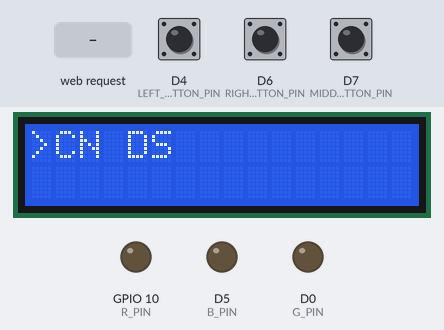
Recording of a sketch running on a simulated ESP8266 (NodeMCU). Parts: 16×2 character LCD, output pins drawn as LEDs (lit = HIGH). The inputs (shaded band) are chosen by the test bench; at power-on: D4 (LEFT_BUTTON_PIN) HIGH, D7 (MIDDLE_BUTTON_PIN) HIGH, D6 (RIGHT_BUTTON_PIN) HIGH. What the sketch prints to the serial monitor is not drawn.

Above: at 3.2 s.
3.3 s: D4 (LEFT_BUTTON_PIN) pulled LOW for 0.15 s
At 4.1 s:
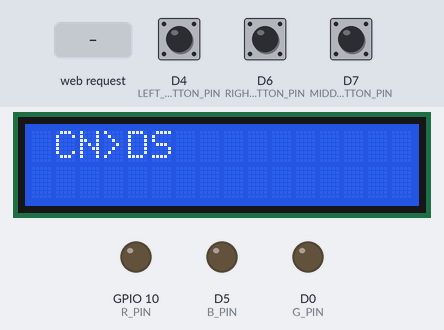
4.9 s: D7 (MIDDLE_BUTTON_PIN) pulled LOW for 0.15 s
At 5.4 s:
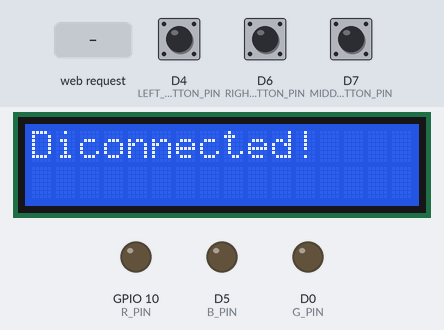
8.0 s: HTTP request GET /red received
At 8.7 s:
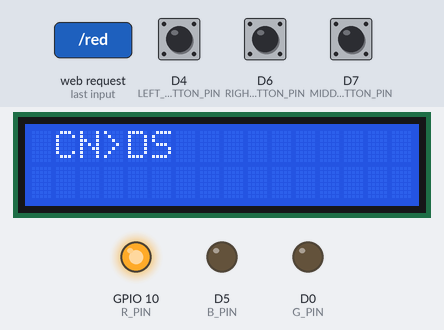
9.5 s: HTTP request GET /green received
At 10.5 s:
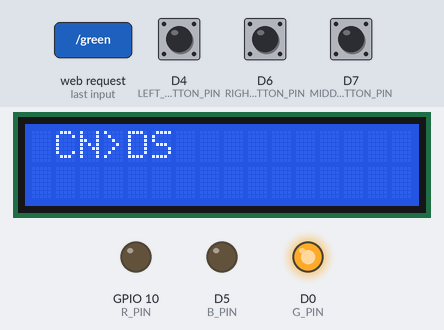
11.0 s: HTTP request GET /blue received
At 12.2 s:
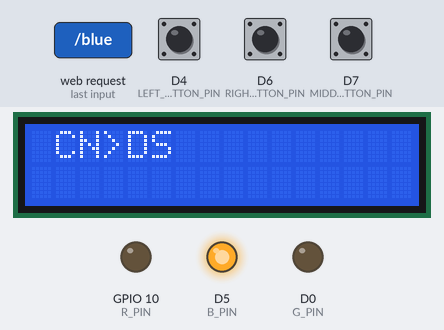
12.5 s: D4 (LEFT_BUTTON_PIN) pulled LOW for 1 s
At 12.8 s:
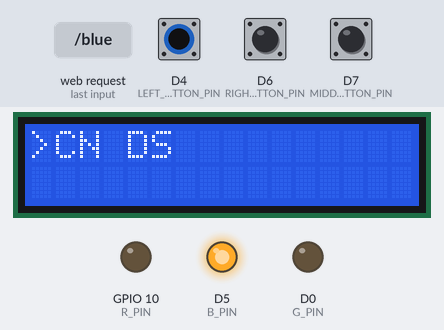
Timing chart, 0 to 15.5 s (numbered marks = the images above; inputs shaded):
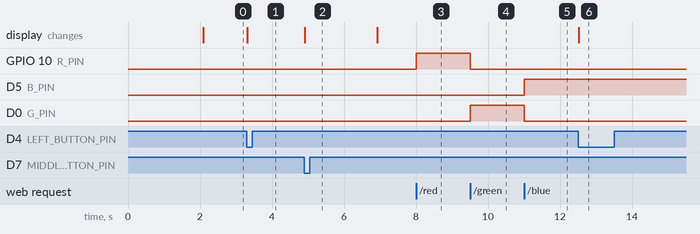

Measured:
- after the input at 3.3 s, the display: changes at once (image 1)
- after the input at 4.9 s, the display: changes at once (image 2)
- after the input at 8.0 s, GPIO 10 (R_PIN): LOW → HIGH at once
- after the input at 9.5 s, GPIO 10 (R_PIN): HIGH → LOW at once; D0 (G_PIN): LOW → HIGH at once
- after the input at 11.0 s, D5 (B_PIN): LOW → HIGH at once; D0 (G_PIN): HIGH → LOW at once
- after the input at 12.5 s, the display: changes at once (image 6)

The sketch:

cb.ino
```cpp
#include <LiquidCrystal_I2C.h>
#include <ESP8266WiFi.h>
#include <ESP8266WebServer.h>
#include <string.h>
#include <GyverButton.h>
#include <math.h>

using namespace std;

LiquidCrystal_I2C lcd(0x27,16,2);  // set the LCD address to 0x3F for a 16 chars and 2 line display

#define MAIN_PAGE "<!DOCTYPE html> <html lang='en'> <head> <meta charset='UTF-8'> <meta http-equiv='X-UA-Compatible' content='IE=edge'> <meta name='viewport' content='width=device-width, initial-scale=1.0'> <title>Коммандный блок</title> <script defer> function getStatus() { const responseElement = document.getElementsByClassName('status'); console.log(responseElement[0]); fetch('/msg_read_status') .then(response => response.text()) .then(data => responseElement[0].innerHTML = data) .catch(error => console.error(error)); setTimeout(getStatus, 3000); } getStatus(); </script> </head> <body> <main> <fieldset> <legend> <h1>Панель управления коммандным блоком</h1> </legend> <form method='get'> <button type='submit' formaction='/no_color'>Ничего</button> <button type='submit' formaction='/red'>Красный</button> <button type='submit' formaction='/green'>Зелёный</button> <button type='submit' formaction='/blue'>Синий</button> </form> <br> <form action='/send_msg'> <input type='text' name='msg' id='msg'> <button type='submit'>Отправить сообщение</button> <p class='status'></p> </form> </fieldset> </main> </body> </html>"

#define SSID "NN 75"
#define PASSWORD "33101500"

#define MAIN_MENU_OPTION_AMOUNT 2

#define MENU_MILLIS_INTERVAL 50

#define LEFT_BUTTON_PIN D4
#define MIDDLE_BUTTON_PIN D7
#define RIGHT_BUTTON_PIN D6

#define R_PIN 10
#define G_PIN D0
#define B_PIN D5

GButton leftButton(LEFT_BUTTON_PIN);
GButton middleButton(MIDDLE_BUTTON_PIN);
GButton rightButton(RIGHT_BUTTON_PIN);

bool isTryingToConnectToWiFi = false;
bool ipWasDisplayed = false;

unsigned short menuIndex = 0;

unsigned long previousMenuMillis = 0;  // variable to store the previous millis() value

String msg_status = "Ваше сообщение не прочтано";

IPAddress local_IP(192,168,1,1);
IPAddress gateway(192,168,1,1);
IPAddress subnet(255,255,255,0);

String mainMenuOptions[MAIN_MENU_OPTION_AMOUNT] = {
  "CN",
  "DS"
  // "CR",
  // "RM"
};

ESP8266WebServer server(80);

void setup() {
  Serial.begin(9600);

  pinMode(R_PIN, OUTPUT);
  pinMode(G_PIN, OUTPUT);
  pinMode(B_PIN, OUTPUT);

  lcd.init();
  lcd.clear();
  lcd.backlight();      // Make sure backlight is on

  lcd.setCursor(2, 0);   //Set cursor to character 2 on line 0
  lcd.print("Welcome!");
  delay(2000);
  lcd.clear();
  // WiFiConnect();

  server.on("/", handleIndex);
  server.on("/msg_read_status", handleMSGStatus);
  server.on("/send_msg", handleSendMessage);
  server.on("/no_color", handleNoColor);
  server.on("/red", handleRed);
  server.on("/green", handleGreen);
  server.on("/blue", handleBlue);
  server.onNotFound(handleNotFound);

  server.begin();
}

void loop() {
  server.handleClient();

  leftButton.tick();
  middleButton.tick();
  rightButton.tick();

  if (WiFi.status() == WL_CONNECTED && !ipWasDisplayed) {
    ipWasDisplayed = true;
    lcd.clear();

    lcd.print(WiFi.localIP());
    delay(5000);
    lcd.clear();
  }
  if (millis() - previousMenuMillis >= MENU_MILLIS_INTERVAL) {
      displayMenu();

    // reset the previousMillis variable
    previousMenuMillis = millis();
  }

  handleMenu();
}

void WiFiConnect() {
  WiFi.begin(SSID, PASSWORD);
  ipWasDisplayed = false;
  isTryingToConnectToWiFi = true;
}

void WiFiDisconnect() {
  WiFi.disconnect();
  lcd.clear();
  lcd.print("Diconnected!");
  delay(2000);
  lcd.clear();
}

// void WiFiCreate() {
//   WiFi.softAPConfig(local_IP, gateway, subnet);
//   WiFi.softAP(SSID, PASSWORD);
// }

// void WiFiRemove() {
//   WiFi.softAPdisconnect(true);
// }

void displayMenu() {
  lcd.clear();
  for (short i = 0; i < MAIN_MENU_OPTION_AMOUNT; i++) {
    if (i == menuIndex) {
      lcd.print(">");
    } else {
      lcd.print(" ");
    }
    lcd.print(mainMenuOptions[i]);
  }
}

void handleMenu() {
  if (rightButton.isPress()) {
    menuIndex++;
    clampMenuIndex();
    Serial.println("RIGHT!");
  }
  if (leftButton.isPress()) {
    menuIndex--;
    clampMenuIndex();
    Serial.println("LEFT!");
  }
  if (middleButton.isPress()) {
    Serial.println("MIDDLE!");
    switch (menuIndex) {
      case 0:
        WiFiConnect();
        break;
      case 1:
        WiFiDisconnect();
        break;
      // case 2:
      //   WiFiCreate();
      //   break;
      // case 3:
      //   WiFiRemove();
      //   break;
    }
  }
}
void clampMenuIndex() {
  if (menuIndex < 0) {
    menuIndex = 0;
  }
  if (menuIndex >= MAIN_MENU_OPTION_AMOUNT) {
    menuIndex = MAIN_MENU_OPTION_AMOUNT-1;
  }
}

void handleIndex() {
  server.send(200, "text/html", MAIN_PAGE);
}

void handleMSGStatus() {
  server.send(200, "text/plain", msg_status);
}

void handleNotFound() {
  server.send(404, "text/html", "<h1>ОШИБКА 404: Страница не найдена :(</h1>");
}

void handleSendMessage() {
  server.sendHeader("Location", String("/"), true);
  server.send(302, "text/plain", "");

  lcd.clear();
  lcd.setCursor(0, 0);
  if (server.arg("msg") == "") {
    return;
  } else {     //Parameter found

   lcd.print(server.arg("msg"));     //Gets the value of the query parameter

  }
  middleButton.tick();
  while (!middleButton.isPress()) {
    middleButton.tick();
    delay(50);
  }

  msg_status = "Ура! Ваше сообщение прочитано!";
}

void handleRed() {
  digitalWrite(R_PIN, 1);
  digitalWrite(G_PIN, 0);
  digitalWrite(B_PIN, 0);

  server.sendHeader("Location", String("/"), true);
  server.send(302, "text/plain", "");

}

void handleGreen() {
  digitalWrite(R_PIN, 0);
  digitalWrite(G_PIN, 1);
  digitalWrite(B_PIN, 0);

  server.sendHeader("Location", String("/"), true);
  server.send(302, "text/plain", "");

}

void handleBlue() {
  digitalWrite(R_PIN, 0);
  digitalWrite(G_PIN, 0);
  digitalWrite(B_PIN, 1);

  server.sendHeader("Location", String("/"), true);
  server.send(302, "text/plain", "");
}

void handleNoColor() {
  digitalWrite(R_PIN, 0);
  digitalWrite(G_PIN, 0);
  digitalWrite(B_PIN, 0);

  server.sendHeader("Location", String("/"), true);
  server.send(302, "text/plain", "");
}
```
